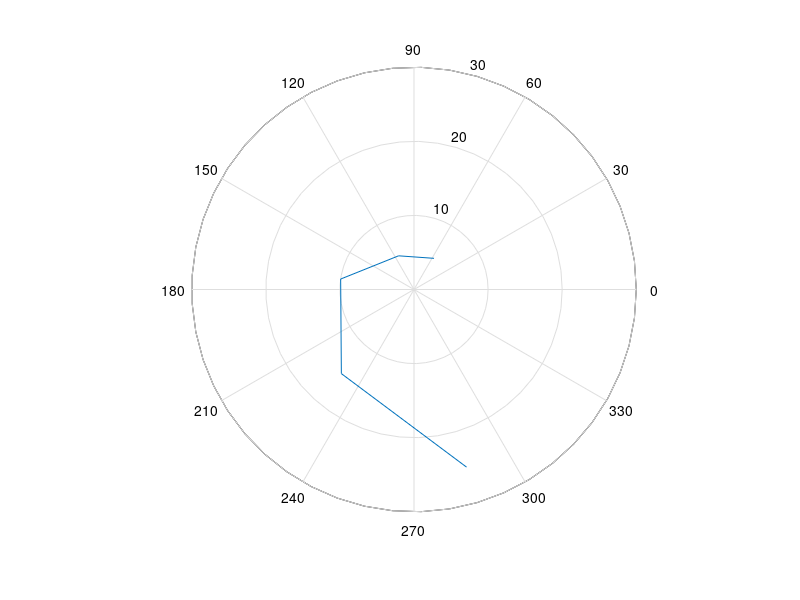

Write the MATLAB code that produced this figure.
clc
clear all
x=input ('Enter First Number : ');
y=input ('Enter Second Number : ');
z=input ('Enter the total number:');
a=zeros(1,z);
a(1)=x;
a(2)=y;
for i=3:z
    a(i)= a(i-1) + a(i-2);
end 
fprintf('The Fibnoacci Sequence is : ');
a
fprintf('\n');
i=1:z;
polar(i,a(i));
